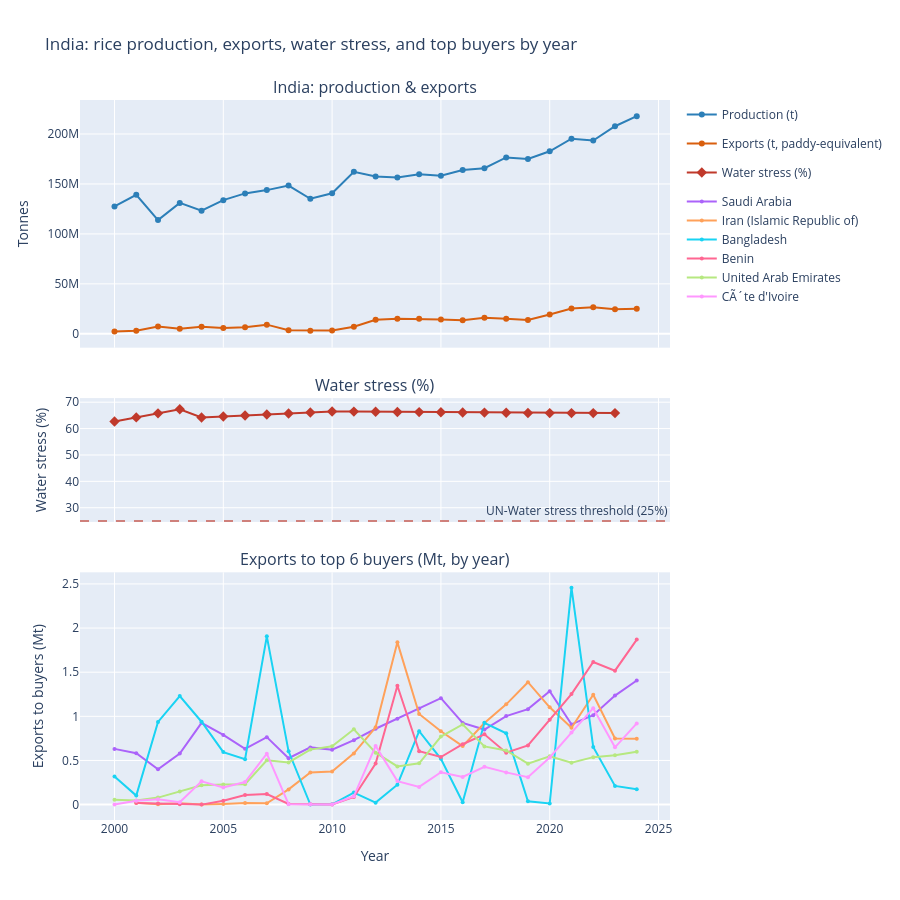

Here is the notebook cell this chart was saved with:
### Code cell
trend_picker_countries = sorted(REPORTERS)
default_trend_country = 'India' if 'India' in trend_picker_countries else trend_picker_countries[0]

interact(plot_country_trend_interactive,
         country=Dropdown(options=trend_picker_countries, value=default_trend_country, description='Country:'));

### Figure 1 — Plotly figure (JSON) as saved in the notebook; plotly's stock layout.template omitted (floating-point values rounded to 4 significant figures)
{"data": [{"line": {"color": "#2c7fb8"}, "mode": "lines+markers", "name": "Production (t)", "type": "scatter", "x": [2000, 2001, 2002, 2003, 2004, 2005, 2006, 2007, 2008, 2009, 2010, 2011, 2012, 2013, 2014, 2015, 2016, 2017, 2018, 2019, 2020, 2021, 2022, 2023, 2024], "xaxis": "x", "y": [127500000.0, 139100000.0, 113900000.0, 131000000.0, 123200000.0, 133800000.0, 140500000.0, 143800000.0, 148400000.0, 135200000.0, 140700000.0, 162200000.0, 157400000.0, 156600000.0, 159800000.0, 158300000.0, 163900000.0, 165800000.0, 176500000.0, 175100000.0, 182700000.0, 195200000.0, 193500000.0, 207800000.0, 217900000.0], "yaxis": "y"}, {"line": {"color": "#d95f0e"}, "mode": "lines+markers", "name": "Exports (t, paddy-equivalent)", "type": "scatter", "x": [2000, 2001, 2002, 2003, 2004, 2005, 2006, 2007, 2008, 2009, 2010, 2011, 2012, 2013, 2014, 2015, 2016, 2017, 2018, 2019, 2020, 2021, 2022, 2023, 2024], "xaxis": "x", "y": [2280000.0, 3197000.0, 7417000.0, 5033000.0, 6964000.0, 5709000.0, 6646000.0, 9183000.0, 3693000.0, 3181000.0, 3310000.0, 7106000.0, 14070000.0, 15110000.0, 14990000.0, 14440000.0, 13540000.0, 16020000.0, 15010000.0, 13820000.0, 19430000.0, 25330000.0, 26690000.0, 24530000.0, 25180000.0], "yaxis": "y"}, {"line": {"color": "#c0392b"}, "marker": {"size": 8, "symbol": "diamond"}, "mode": "lines+markers", "name": "Water stress (%)", "type": "scatter", "x": [2000, 2001, 2002, 2003, 2004, 2005, 2006, 2007, 2008, 2009, 2010, 2011, 2012, 2013, 2014, 2015, 2016, 2017, 2018, 2019, 2020, 2021, 2022, 2023], "xaxis": "x2", "y": [62.68, 64.23, 65.78, 67.32, 64.21, 64.59, 64.97, 65.35, 65.73, 66.11, 66.49, 66.43, 66.37, 66.31, 66.24, 66.18, 66.12, 66.06, 65.99, 65.93, 65.87, 65.87, 65.87, 65.87], "yaxis": "y2"}, {"legendgroup": "buyers", "marker": {"size": 4}, "mode": "lines+markers", "name": "Saudi Arabia", "type": "scatter", "x": [2000, 2001, 2002, 2003, 2004, 2005, 2006, 2007, 2008, 2009, 2010, 2011, 2012, 2013, 2014, 2015, 2016, 2017, 2018, 2019, 2020, 2021, 2022, 2023, 2024], "xaxis": "x3", "y": [0.6314, 0.5827, 0.4011, 0.578, 0.9268, 0.79, 0.6322, 0.7644, 0.5251, 0.6481, 0.6218, 0.7298, 0.8594, 0.9728, 1.088, 1.206, 0.9246, 0.85, 1.003, 1.082, 1.285, 0.9089, 1.012, 1.235, 1.406], "yaxis": "y3"}, {"legendgroup": "buyers", "marker": {"size": 4}, "mode": "lines+markers", "name": "Iran (Islamic Republic of)", "type": "scatter", "x": [2000, 2001, 2002, 2003, 2004, 2005, 2006, 2007, 2008, 2009, 2010, 2011, 2012, 2013, 2014, 2015, 2016, 2017, 2018, 2019, 2020, 2021, 2022, 2023, 2024], "xaxis": "x3", "y": [NaN, 0.02137, 0.004304, 0.01608, 0.0017, 0.007004, 0.01692, 0.0157, 0.1726, 0.3652, 0.3745, 0.5803, 0.8757, 1.838, 1.027, 0.831, 0.6627, 0.924, 1.136, 1.386, 1.102, 0.8712, 1.245, 0.7493, 0.7453], "yaxis": "y3"}, {"legendgroup": "buyers", "marker": {"size": 4}, "mode": "lines+markers", "name": "Bangladesh", "type": "scatter", "x": [2000, 2001, 2002, 2003, 2004, 2005, 2006, 2007, 2008, 2009, 2010, 2011, 2012, 2013, 2014, 2015, 2016, 2017, 2018, 2019, 2020, 2021, 2022, 2023, 2024], "xaxis": "x3", "y": [0.3184, 0.1021, 0.9368, 1.229, 0.9387, 0.5951, 0.5136, 1.906, 0.6037, 8e-05, 0.003197, 0.137, 0.02254, 0.2259, 0.8313, 0.5187, 0.02683, 0.9264, 0.8078, 0.03694, 0.01228, 2.457, 0.6531, 0.2119, 0.1741], "yaxis": "y3"}, {"legendgroup": "buyers", "marker": {"size": 4}, "mode": "lines+markers", "name": "Benin", "type": "scatter", "x": [2000, 2001, 2002, 2003, 2004, 2005, 2006, 2007, 2008, 2009, 2010, 2011, 2012, 2013, 2014, 2015, 2016, 2017, 2018, 2019, 2020, 2021, 2022, 2023, 2024], "xaxis": "x3", "y": [NaN, 0.01959, 0.01202, 0.004723, 3.1e-05, 0.04462, 0.1095, 0.1192, 0.007824, 0.004084, 0.000895, 0.08605, 0.4652, 1.346, 0.6041, 0.539, 0.6841, 0.7958, 0.5882, 0.6697, 0.9626, 1.252, 1.615, 1.517, 1.869], "yaxis": "y3"}, {"legendgroup": "buyers", "marker": {"size": 4}, "mode": "lines+markers", "name": "United Arab Emirates", "type": "scatter", "x": [2000, 2001, 2002, 2003, 2004, 2005, 2006, 2007, 2008, 2009, 2010, 2011, 2012, 2013, 2014, 2015, 2016, 2017, 2018, 2019, 2020, 2021, 2022, 2023, 2024], "xaxis": "x3", "y": [0.05644, 0.04771, 0.07934, 0.1497, 0.2184, 0.2286, 0.2309, 0.5022, 0.4773, 0.6232, 0.6615, 0.8534, 0.5887, 0.4329, 0.4673, 0.7703, 0.9087, 0.6594, 0.6141, 0.4641, 0.5481, 0.4747, 0.5379, 0.5596, 0.5984], "yaxis": "y3"}, {"legendgroup": "buyers", "marker": {"size": 4}, "mode": "lines+markers", "name": "CÃ´te d'Ivoire", "type": "scatter", "x": [2000, 2001, 2002, 2003, 2004, 2005, 2006, 2007, 2008, 2009, 2010, 2011, 2012, 2013, 2014, 2015, 2016, 2017, 2018, 2019, 2020, 2021, 2022, 2023, 2024], "xaxis": "x3", "y": [5e-05, 0.04292, 0.05969, 0.02815, 0.2644, 0.1951, 0.2562, 0.577, 0.00443, 0.005305, 0.000737, 0.09425, 0.6651, 0.2663, 0.201, 0.3668, 0.3131, 0.4281, 0.3649, 0.3111, 0.5342, 0.8155, 1.093, 0.6491, 0.9197], "yaxis": "y3"}], "layout": {"annotations": [{"font": {"size": 16}, "showarrow": false, "text": "India: production & exports", "x": 0.5, "xanchor": "center", "xref": "paper", "y": 1, "yanchor": "bottom", "yref": "paper"}, {"font": {"size": 16}, "showarrow": false, "text": "Water stress (%)", "x": 0.5, "xanchor": "center", "xref": "paper", "y": 0.586, "yanchor": "bottom", "yref": "paper"}, {"font": {"size": 16}, "showarrow": false, "text": "Exports to top 6 buyers (Mt, by year)", "x": 0.5, "xanchor": "center", "xref": "paper", "y": 0.344, "yanchor": "bottom", "yref": "paper"}, {"showarrow": false, "text": "UN-Water stress threshold (25%)", "x": 1, "xanchor": "right", "xref": "x2 domain", "y": 25, "yanchor": "bottom", "yref": "y2"}], "height": 900, "hovermode": "x unified", "shapes": [{"line": {"color": "#c0392b", "dash": "dash"}, "opacity": 0.6, "type": "line", "x0": 0, "x1": 1, "xref": "x2 domain", "y0": 25, "y1": 25, "yref": "y2"}], "title": {"text": "India: rice production, exports, water stress, and top buyers by year"}, "xaxis": {"anchor": "y", "domain": [0, 1], "matches": "x3", "showticklabels": false}, "xaxis2": {"anchor": "y2", "domain": [0, 1], "matches": "x3", "showticklabels": false}, "xaxis3": {"anchor": "y3", "domain": [0, 1], "title": {"text": "Year"}}, "yaxis": {"anchor": "x", "domain": [0.656, 1], "title": {"text": "Tonnes"}}, "yaxis2": {"anchor": "x2", "domain": [0.414, 0.586], "title": {"text": "Water stress (%)"}}, "yaxis3": {"anchor": "x3", "domain": [0, 0.344], "title": {"text": "Exports to buyers (Mt)"}}}}
